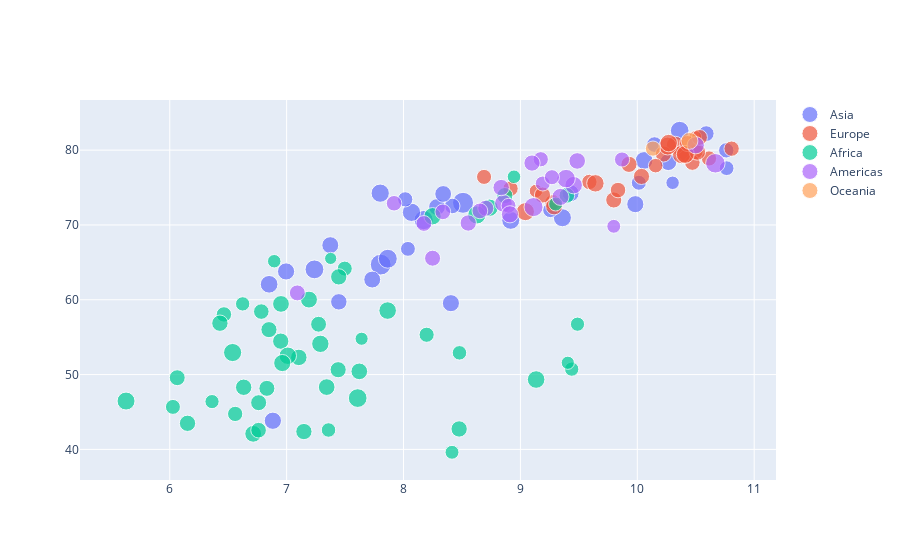

The code cell stored with this chart in its notebook:
### Code cell
# df.continent.unique()
# continent = ['Asia', 'Europe', 'Africa', 'Americas', 'Oceania']



a = go.Figure()
for continent in df.continent.unique():
    a.add_trace(
        go.Scatter(
            x = np.log( df.query(f'year == 2007 and continent=="{continent}"').gdpPercap),
            y = df.query(f'year == 2007 and continent=="{continent}"').lifeExp,
            mode = 'markers',
            name = continent,
            marker = dict(
                size = np.log(df.query(f'year == 2007 and continent=="{continent}"')['pop'])
            )
        )       
    )

a.show()
